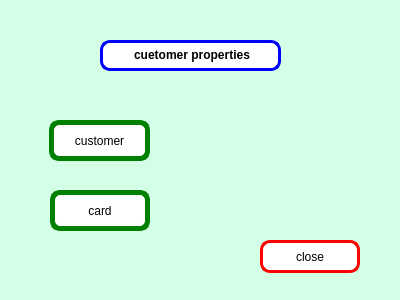
<?xml version="1.0" encoding="UTF-8"?>
<ui version="4.0">
 <class>CustomerOptionsWindow</class>
 <widget class="QWidget" name="CustomerOptionsWindow">
  <property name="geometry">
   <rect>
    <x>0</x>
    <y>0</y>
    <width>400</width>
    <height>300</height>
   </rect>
  </property>
  <property name="windowTitle">
   <string>Form</string>
  </property>
  <property name="styleSheet">
   <string notr="true">background-color: rgb(210 ,255, 230);
color: rgb(0, 0, 0);</string>
  </property>
  <widget class="QPushButton" name="customerButton">
   <property name="geometry">
    <rect>
     <x>49</x>
     <y>120</y>
     <width>101</width>
     <height>41</height>
    </rect>
   </property>
   <property name="styleSheet">
    <string notr="true">border:5px solid green;
font: 10pt &quot;Segoe UI&quot;;
background: rgb(255, 255, 255);
color: rgb(0, 0, 0);
gridline-color: rgb(0, 0, 0);
border-radius:10px;</string>
   </property>
   <property name="text">
    <string>customer</string>
   </property>
  </widget>
  <widget class="QPushButton" name="cardButton">
   <property name="geometry">
    <rect>
     <x>50</x>
     <y>190</y>
     <width>100</width>
     <height>41</height>
    </rect>
   </property>
   <property name="styleSheet">
    <string notr="true">border:5px solid green;
font: 10pt &quot;Segoe UI&quot;;
background: rgb(255, 255, 255);
color: rgb(0, 0, 0);
gridline-color: rgb(0, 0, 0);
border-radius:10px;</string>
   </property>
   <property name="text">
    <string>card</string>
   </property>
  </widget>
  <widget class="QLabel" name="label">
   <property name="geometry">
    <rect>
     <x>100</x>
     <y>40</y>
     <width>181</width>
     <height>31</height>
    </rect>
   </property>
   <property name="styleSheet">
    <string notr="true">border:3px solid blue;
font: 10pt &quot;Segoe UI&quot;;
background: rgb(255, 255, 255);
color: rgb(0, 0, 0);
gridline-color: rgb(0, 0, 0);
border-radius:10px;</string>
   </property>
   <property name="text">
    <string>&lt;html&gt;&lt;head/&gt;&lt;body&gt;&lt;p align=&quot;center&quot;&gt;&lt;span style=&quot; font-weight:700;&quot;&gt;cuetomer properties&lt;/span&gt;&lt;/p&gt;&lt;/body&gt;&lt;/html&gt;</string>
   </property>
  </widget>
  <widget class="QPushButton" name="closeButton">
   <property name="geometry">
    <rect>
     <x>260</x>
     <y>240</y>
     <width>100</width>
     <height>33</height>
    </rect>
   </property>
   <property name="styleSheet">
    <string notr="true">border:3px solid red;
font: 10pt &quot;Segoe UI&quot;;
background: rgb(255, 255, 255);
color: rgb(0, 0, 0);
gridline-color: rgb(0, 0, 0);
border-radius:10px;</string>
   </property>
   <property name="text">
    <string>close</string>
   </property>
  </widget>
 </widget>
 <resources/>
 <connections/>
</ui>
